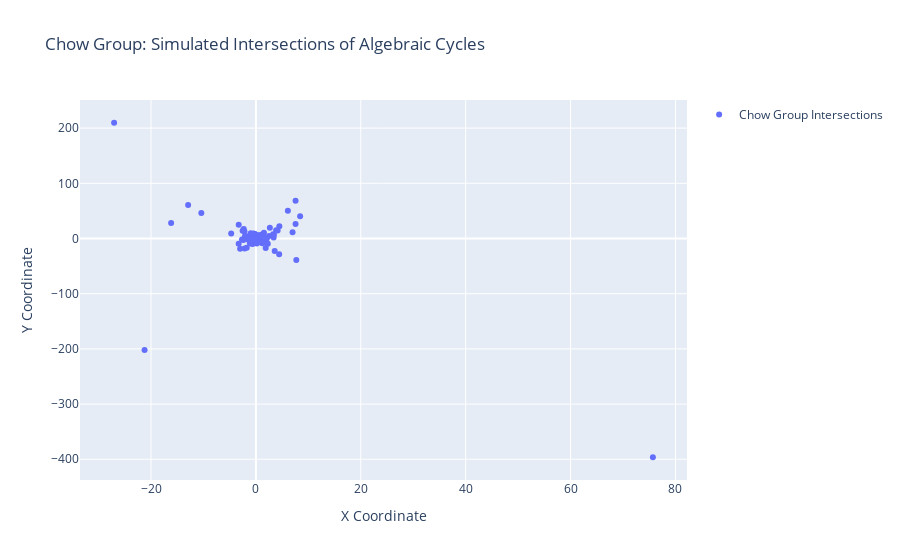

Here is the notebook cell this chart was saved with:
### Code cell
import numpy as np
import random
import plotly.graph_objs as go
from plotly.subplots import make_subplots

# Step 1: Define a class for an Algebraic Curve (modeled as lines on a plane)
class AlgebraicCycle:
    def __init__(self, slope, intercept):
        self.slope = slope  # slope of the line (curve)
        self.intercept = intercept  # y-intercept
    
    # Method to find intersection with another curve (line)
    def intersection(self, other):
        if self.slope == other.slope:
            # Parallel lines, no intersection
            return None
        else:
            # Calculate intersection point (x, y)
            x = (other.intercept - self.intercept) / (self.slope - other.slope)
            y = self.slope * x + self.intercept
            return (x, y)

# Step 2: Define the Chow Group structure
class ChowGroup:
    def __init__(self):
        self.elements = []  # Elements of the group (intersection points)
    
    def add_intersection(self, intersection):
        if intersection:
            self.elements.append(intersection)
    
    def __add__(self, other):
        """Addition operation in Chow group: Union of intersections."""
        combined_group = ChowGroup()
        combined_group.elements = self.elements + other.elements
        return combined_group
    
    def __str__(self):
        return f"Chow Group Elements: {self.elements}"

# Monte Carlo Simulation Function to simulate intersections and teach Chow Groups
def chow_group_simulation(num_trials):
    intersections = []  # To store all intersection points
    
    for _ in range(num_trials):
        # Randomly generate slopes and intercepts for two curves
        slope1 = random.uniform(-10, 10)
        intercept1 = random.uniform(-10, 10)
        slope2 = random.uniform(-10, 10)
        intercept2 = random.uniform(-10, 10)
        
        # Create two random algebraic cycles (curves)
        curve1 = AlgebraicCycle(slope=slope1, intercept=intercept1)
        curve2 = AlgebraicCycle(slope=slope2, intercept=intercept2)
        
        # Find their intersection
        intersection_point = curve1.intersection(curve2)
        
        if intersection_point:
            intersections.append(intersection_point)  # Store valid intersection points

    return intersections

# Plot function using Plotly to visualize intersection points as part of Chow groups
def plot_chow_group_intersections(intersections):
    # Extract x and y coordinates
    x_coords = [point[0] for point in intersections]
    y_coords = [point[1] for point in intersections]
    
    # Create the plot
    fig = make_subplots(rows=1, cols=1)
    
    # Scatter plot of intersection points
    scatter = go.Scatter(x=x_coords, y=y_coords, mode='markers', name='Chow Group Intersections')
    
    fig.add_trace(scatter)
    
    # Set title and axis labels
    fig.update_layout(
        title="Chow Group: Simulated Intersections of Algebraic Cycles",
        xaxis_title="X Coordinate",
        yaxis_title="Y Coordinate",
        showlegend=True
    )
    
    # Show the plot
    fig.show()

# Group Properties Verification for Teaching
def is_chow_group_property_valid(chow_group1, chow_group2):
    """Teach: Verify closure, associativity, and identity using random intersections."""
    # Closure
    combined_group = chow_group1 + chow_group2
    assert isinstance(combined_group, ChowGroup), "Closure failed!"

    # Associativity
    third_group = ChowGroup()
    third_group.add_intersection((random.uniform(-10, 10), random.uniform(-10, 10)))  # Add a random point
    assert (chow_group1 + (chow_group2 + third_group)).elements == ((chow_group1 + chow_group2) + third_group).elements, "Associativity failed!"

    # Identity: Adding an empty group should yield the original group
    identity_group = ChowGroup()  # Empty group
    assert (chow_group1 + identity_group).elements == chow_group1.elements, "Identity property failed!"

# Main simulation: Show how intersections simulate Chow group properties
if __name__ == "__main__":
    # Number of trials for Monte Carlo simulation
    num_trials = 100
    
    # Run the simulation of Chow group intersections
    intersections = chow_group_simulation(num_trials)
    
    # Plot the intersection points as part of the Chow group
    plot_chow_group_intersections(intersections)
    
    # Create two Chow groups from the intersections and check properties
    chow_group1 = ChowGroup()
    chow_group2 = ChowGroup()
    
    for i in range(num_trials // 2):
        chow_group1.add_intersection(intersections[i])
    for i in range(num_trials // 2, num_trials):
        chow_group2.add_intersection(intersections[i])
    
    # Verify group properties in an interactive way
    is_chow_group_property_valid(chow_group1, chow_group2)
    
    print("Chow group properties successfully validated!")

### Figure 1 — Plotly figure (JSON) as saved in the notebook; plotly's stock layout.template omitted (floating-point values rounded to 4 significant figures)
{"data": [{"mode": "markers", "name": "Chow Group Intersections", "type": "scatter", "x": [-1.208, 0.5098, 1.181, 4.14, -1.952, -1.744, -0.2338, 7.7, 0.32, 1.984, -0.4312, 0.7523, -2.313, -2.535, -0.7646, -0.279, -0.2614, -16.17, 0.4494, 0.08894, -2.152, -0.6884, 0.4803, -1.216, 0.413, 6.988, 1.416, 75.7, -0.2532, -0.7229, 0.4054, 0.2696, 0.8282, -27.04, -1.442, 1.465, -0.4843, 8.432, 3.28, 2.492, 2.268, 0.9779, 3.432, 3.381, -0.9781, -10.4, 1.865, -2.653, -0.8813, -0.9859, -3.007, -1.154, 4.434, 6.093, -1.632, 0.4428, 7.561, -0.8442, -4.713, -0.2638, 1.533, 0.8001, 4.47, -3.279, -0.812, -2.378, -21.23, -0.8517, 2.139, -0.2215, 3.584, -2.097, 0.08948, 0.1031, -3.284, 0.7377, -0.2445, 3.855, -0.9442, -1.14, 0.8089, -0.0198, 0.6549, 0.7247, -1.158, 7.557, 0.1723, -1.709, 0.02414, -0.1121, 2.661, 1.357, -12.93, -0.4378, 0.2965, -2.176, 0.9488, 0.7539, 0.1778, -0.2306], "y": [-1.179, 0.5041, -8.75, 14.7, -0.6599, -16.81, 7.351, -39.0, 4.229, -4.912, -8.996, -3.132, 17.1, 14.17, 0.03005, 6.719, 7.941, 27.89, 3.464, 6.337, -18.19, 3.706, -2.383, -4.46, -6.914, 11.3, -6.702, -396.3, 6.223, -9.798, 0.314, 5.823, -2.757, 209.7, 3.9, -4.809, 0.31, 40.37, 7.878, 4.507, -9.384, 6.678, 6.764, 1.825, -0.7975, 46.3, -17.05, -1.833, -5.603, 9.571, -18.5, -2.402, -28.65, 50.47, -0.2831, -6.209, 68.24, 0.9293, 8.825, 5.185, 10.37, -1.281, 22.05, 24.85, -7.877, -2.914, -201.8, -3.712, 1.204, 4.701, -22.8, 4.22, -0.09289, -7.117, -9.369, 0.3778, 2.37, 14.73, 0.5795, -8.541, -0.9945, 1.744, 2.411, -2.672, 0.8554, 26.08, -9.023, -0.1187, 4.281, 7.636, 19.54, 5.309, 60.64, 8.924, -0.04362, 12.66, 2.408, -5.288, 0.1102, -2.013]}], "layout": {"showlegend": true, "title": {"text": "Chow Group: Simulated Intersections of Algebraic Cycles"}, "xaxis": {"anchor": "y", "domain": [0, 1], "title": {"text": "X Coordinate"}}, "yaxis": {"anchor": "x", "domain": [0, 1], "title": {"text": "Y Coordinate"}}}}
